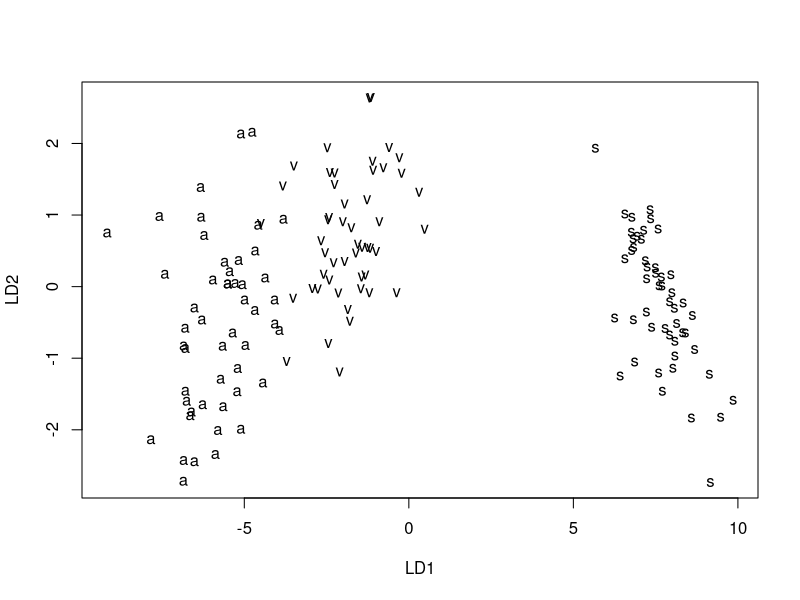

Recreate this plot in R.
library(MASS)
iris.train <- iris[seq(1,nrow(iris),5),]
iris.unknown <- iris[-seq(1,nrow(iris),5),]
iris.lda <- lda(iris.train[,1:4], iris.train[,5])
iris.ldap <- predict(iris.lda, iris.unknown[,1:4])$class
table(iris.ldap, iris.unknown[,5])

# check misclass
misclass <- function(pred, obs) {
  tbl <- table(pred, obs)
  sum <- colSums(tbl)
  dia <- diag(tbl)
  msc <- (sum - dia)/sum * 100
  m.m <- mean(msc)
  cat("Classification table:", "\n")
  print(tbl)
  cat("Misclassification errors:", "\n")
  print(round(msc, 1))
}
misclass(iris.ldap, iris.unknown[,5])

ldam <- manova(as.matrix(iris.unknown[,1:4]) ~ iris.ldap)
summary(ldam, test="Wilks") # оценка качества разделения
iris.lda2 <- lda(iris[,1:4], iris[,5])
iris.ldap2 <- predict(iris.lda2, dimen=2)$x
plot(iris.ldap2, type="n", xlab="LD1", ylab="LD2")
text(iris.ldap2, labels=abbreviate(iris[,5], 1,
                                   method="both.sides"))

